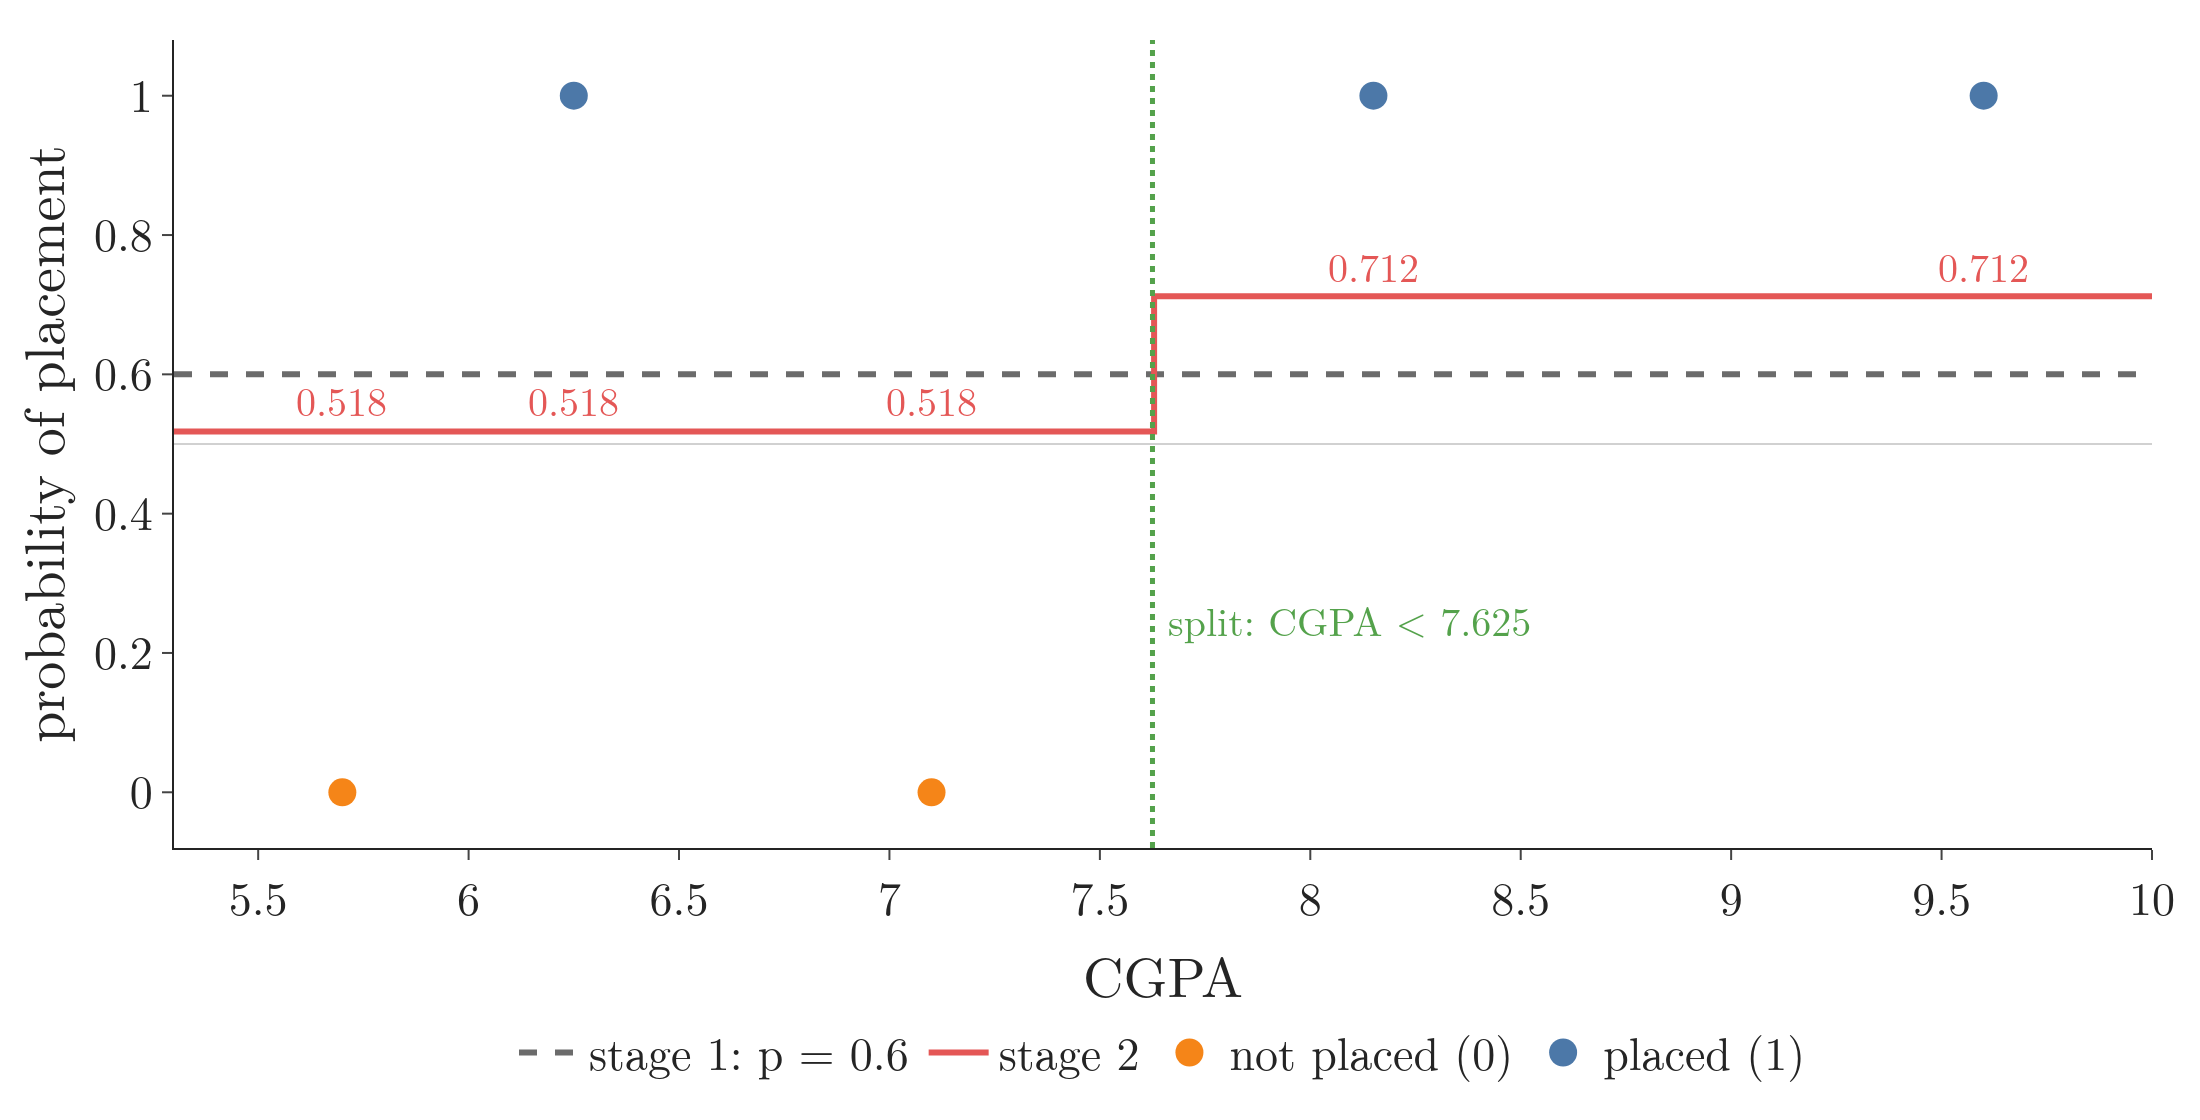

This figure's Python source:
"""Five students on the CGPA axis: placed (1) or not (0); predicted probability at stage 1 (0.6) and stage 2, Plotly."""
from pathlib import Path

import numpy as np
import plotly.graph_objects as go

HERE = Path(__file__).parent
FONT = dict(family="Latin Modern Roman", size=23)
x = np.array([5.70, 6.25, 7.10, 8.15, 9.60])
y = np.array([0, 1, 0, 1, 1])
z0 = np.log(3 / 2)
sig = lambda z: 1 / (1 + np.exp(-z))
tree = lambda v: np.where(v < 7.625, -0.8 / 0.72, 0.8 / 0.48)
grid = np.linspace(5.3, 10.0, 1000)
p2 = sig(z0 + 0.3 * tree(x))
print("p2", p2.round(4), "res2", (y - p2).round(4))

fig = go.Figure()
fig.add_trace(go.Scatter(x=grid, y=np.full_like(grid, sig(z0)), mode="lines", name="stage 1: p = 0.6",
                         line=dict(color="#6B6B6B", width=3, dash="dash")))
fig.add_trace(go.Scatter(x=grid, y=sig(z0 + 0.3 * tree(grid)), mode="lines", name="stage 2",
                         line=dict(color="#E45756", width=3, shape="hv")))
for c, name, colour in [(0, "not placed (0)", "#F58518"), (1, "placed (1)", "#4C78A8")]:
    m = y == c
    fig.add_trace(go.Scatter(x=x[m], y=y[m], mode="markers", name=name, marker=dict(color=colour, size=14)))
for xi, pi in zip(x, p2):
    fig.add_annotation(x=xi, y=pi, text=f"{pi:.3f}", showarrow=False, yshift=16, font=dict(size=20, color="#E45756"))
fig.add_vline(x=7.625, line=dict(color="#54A24B", width=2.5, dash="dot"), opacity=1)
fig.add_annotation(x=7.625, y=0.25, text="split: CGPA < 7.625", showarrow=False, xanchor="left", xshift=6,
                   font=dict(size=20, color="#54A24B"))
fig.add_hline(y=0.5, line=dict(color="#6B6B6B", width=1))
fig.update_xaxes(title="CGPA", range=[5.3, 10.0])
fig.update_yaxes(title="probability of placement", range=[-0.08, 1.08], dtick=0.2)
fig.update_layout(template="simple_white", width=1100, height=560, font=FONT, margin=dict(l=80, r=20, t=20, b=70),
                  legend=dict(orientation="h", x=0.5, xanchor="center", y=-0.2))
fig.write_image(HERE / "probs.png", scale=2)
fig.write_image(HERE / "probs.pdf")
